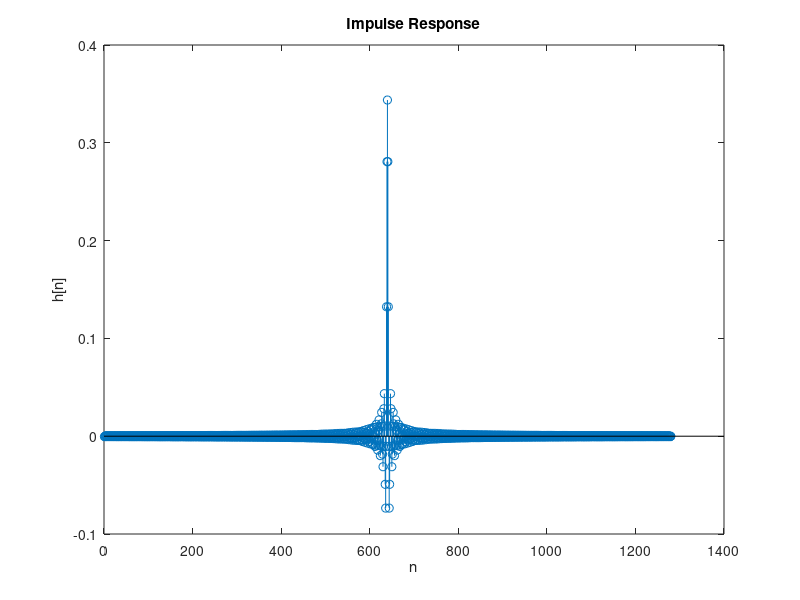
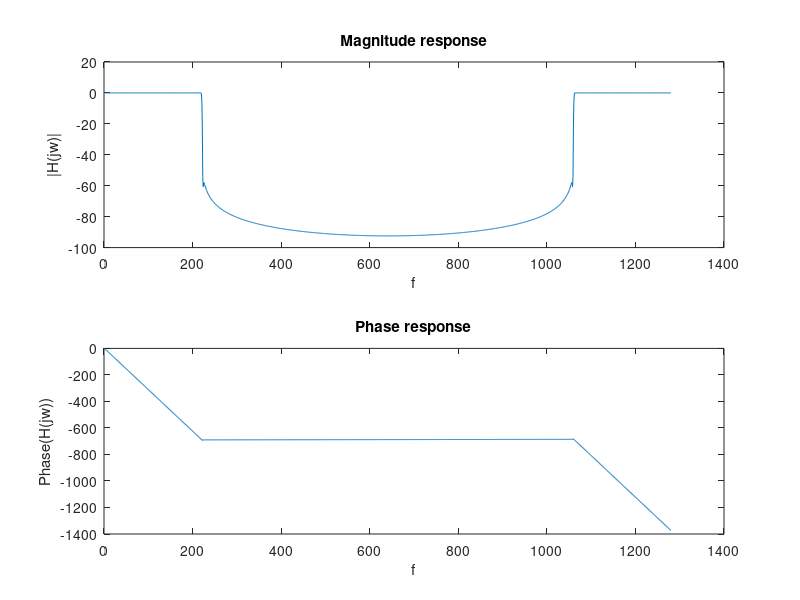

These figures' MATLAB source, in order:


clc;
clear all;
close all;
fpass=1350;%pass band frequency
fstop=1400;%stop band frequency
fs=8000;%sampling frequency
w = (fpass+fstop)*2*pi/(2*fs); %cutoff frequency
tb= ((fstop-fpass)*2*pi)/(2*fs);
d1 = 10^(-6/20);
d2 = 10^(-80/20);
N= 8*pi/tb;
N= ceil(N);
h=zeros(1,N) ;
for n = 1:N 
    if(n == N/2)
        
h((N/2)) = w/pi;
    else
    h(n) = (w/pi)*sin(w*(n - (N/2)))/(w*(n -(N/2))); %impulse response of ideal low pass filter(delayed)
    end
end

for ii=1:N
w(ii)=0.54-0.46*(cos((2*pi*ii)/(N-1)));%Hamming window
end
hw = (h.*w); %windowing the impulse response
figure, stem(h),title('Impulse Response');
xlabel('n'),ylabel('h[n]');

figure, subplot(211), plot(20.*log10(abs(fft(hw))));
title('Magnitude response');
xlabel('f'),ylabel('|H(jw)|');
subplot(212), plot(unwrap(angle(fft(hw))));
title('Phase response');
xlabel('f'),ylabel('Phase(H(jw))');

% freqz(hw);